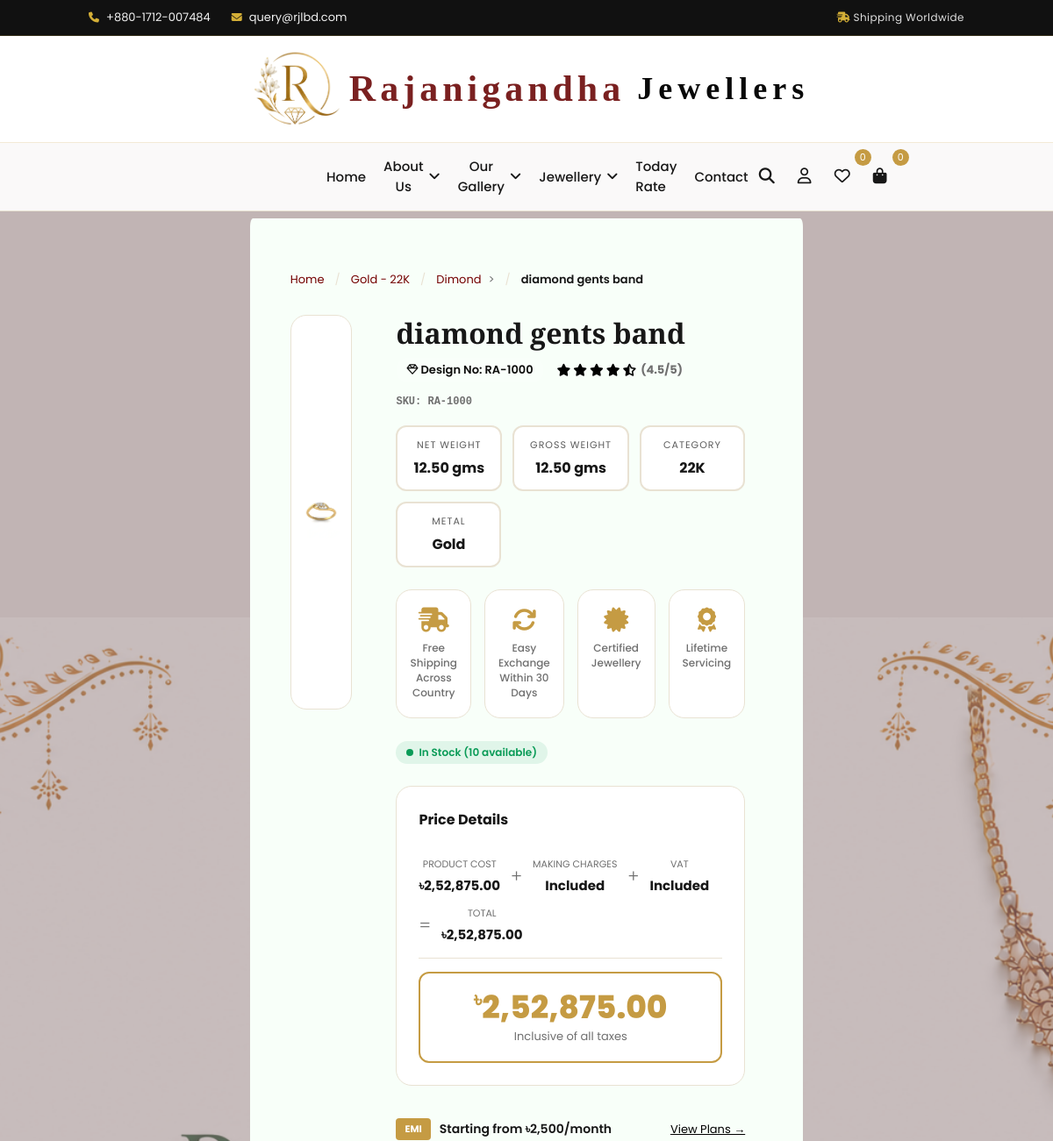
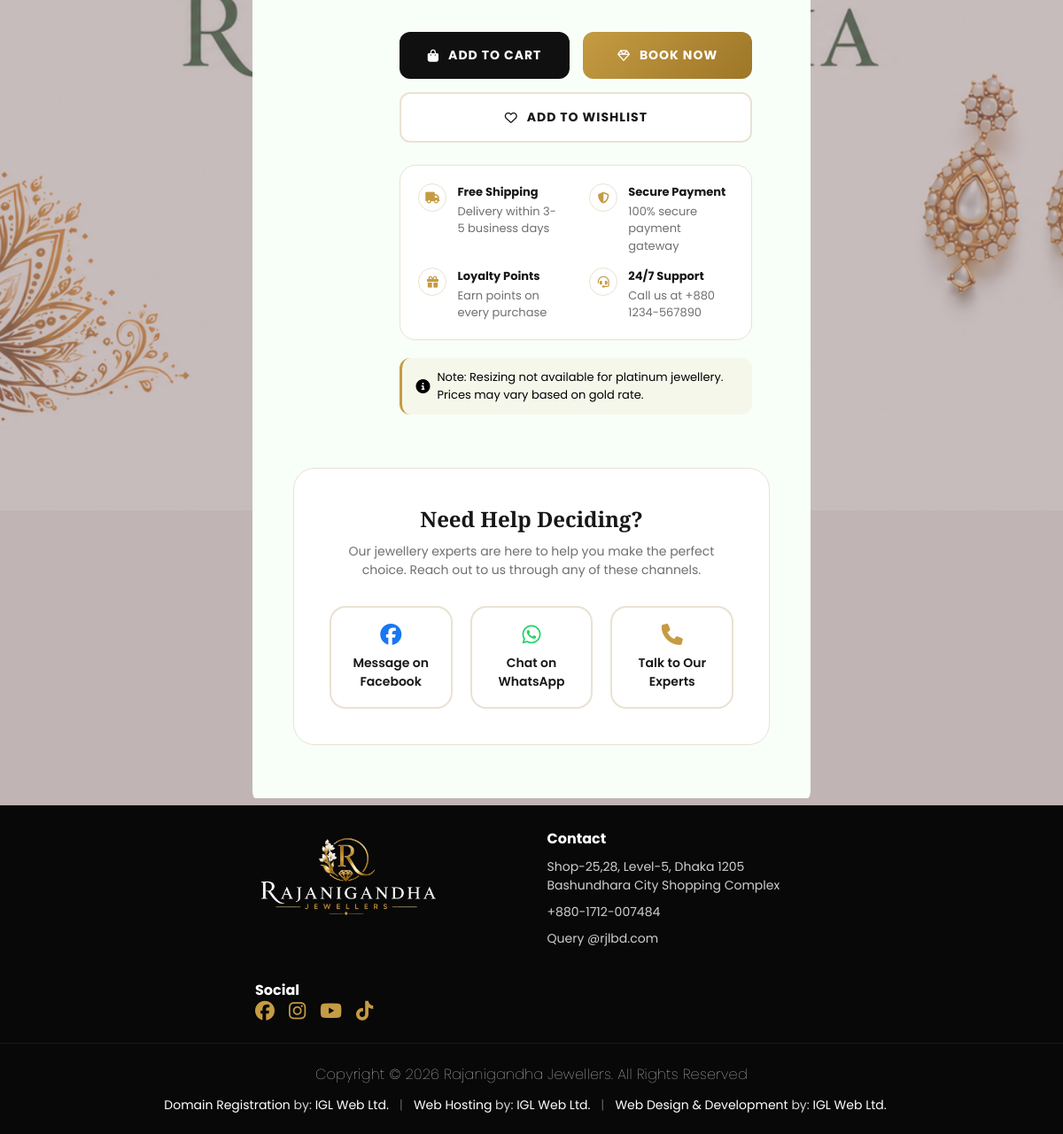
Screenshot of /quick-view/diamond-gents-band/?next=/ with the database file from the repository (2 pictures, top to bottom).
### apps/pages/models.py (models this page shows, shortened)
class Menue(models.Model):
    MENU_TYPES = (
        (1, "Gold"),
        (2, "Diamond"),
        (3, "Silver"),
        (4, "Platinum"),
        (5, "Pearl"),
        (6, "Gemstone"),
    )
    name = models.PositiveIntegerField(
        choices=MENU_TYPES,
        unique=True
    )
    is_visible = models.BooleanField(default=True)
    slug = models.SlugField(unique=True, blank=True, max_length=255)
    order = models.PositiveIntegerField(blank=True, null=True)
    created_at = models.DateTimeField(auto_now_add=True)
    class Meta:
        ordering = ["order", "-id"]

class Category(models.Model):
    CATEGORY_TYPES = (
        (1, "22K"),
        (2, "21K"),
        (3, "18K"),
        (4, "Traditional"),
        (5, "Natural Diamond"),
        (6, "Lab Grown Diamond"),
        (7, "Polki Diamond"),
        (8, "American Diamond"),
        (9, "Bridal Diamond"),
        (10, "950 Platinum"),
        (11, "900 Platinum"),
        (12, "Platinum Bridal"),
        (13, "Couple Band Platinum"),
        (14, "Freshwater Pearl"),
        (15, "Natural Pearl"),
        (16, "Cultured Pearl"),
        (17, "South Sea Pearl"),
        (18, "Ruby"),
        (19, "Emerald"),
        (20, "Sapphire"),
        (21, "Topaz"),
        (22, "Opal"),
        (23, "Amethyst"),
    )
    menue = models.ForeignKey(Menue,on_delete=models.CASCADE,related_name="categories", null=True)
    name = models.PositiveIntegerField(choices=CATEGORY_TYPES)
    is_visible = models.BooleanField(default=True)
    slug = models.SlugField(unique=True,blank=True,max_length=255)
    order = models.PositiveIntegerField(blank=True,null=True)
    created_at = models.DateTimeField(auto_now_add=True)
    price_per_gram = models.DecimalField(max_digits=10,decimal_places=2,blank=True,null=True)
    class Meta:
        ordering = ["order", "-id"]
        unique_together = ("menue", "name")

class SubCategory(models.Model):
    name = models.CharField(max_length=100)
    slug = models.SlugField(unique=True, blank=True, max_length=255)
    order = models.PositiveIntegerField(blank=True, null=True)
    created_at = models.DateTimeField(auto_now_add=True)
    class Meta:
        ordering = ["order", "-id"]

class Product(models.Model):
    menue = models.ForeignKey(
        Menue,
        on_delete=models.CASCADE,
        related_name="products",
        null=True,
        blank=True
    )
    slug = models.SlugField(unique=True, blank=True, max_length=255)
    category = models.ForeignKey(
        Category,
        on_delete=models.CASCADE,
        null=True,
        blank=True,
        related_name="products"
    )
    subcategory = models.ForeignKey(
        SubCategory,
        on_delete=models.SET_NULL,
        null=True,
        blank=True,
        related_name="products"
    )
    name = models.CharField(max_length=150)
    image = models.ImageField(upload_to="products/")
    manual_price_per_gram = models.DecimalField(
        max_digits=10,
        decimal_places=2,
        blank=True,
        null=True
    )
    is_auto_update_price = models.BooleanField(default=True)
    weight = models.DecimalField(
        max_digits=10,
        decimal_places=2,
        help_text="Weight in gram",
        null=True,
        blank=True
    )
    stock = models.PositiveIntegerField(default=0)
    is_available = models.BooleanField(default=True)
    short_description = models.TextField(blank=True)
    sku = models.CharField(max_length=50, unique=True, null=True, blank=True)
    order = models.PositiveIntegerField(blank=True, null=True)
    making_charges = models.DecimalField(max_digits=10, decimal_places=2, default=0)
    vat = models.DecimalField(max_digits=10, decimal_places=2, default=0)
    is_featured = models.BooleanField(default=False)
    is_new_arrival = models.BooleanField(default=False)
    is_best_seller = models.BooleanField(default=False)
    created_at = models.DateTimeField(auto_now_add=True)
    class Meta:
        ordering = ["order", "-id"]
    @property
    def price_per_gram(self):
        if self.is_auto_update_price:
            if self.category and self.category.price_per_gram:
                return self.category.price_per_gram
        if self.manual_price_per_gram:
            return self.manual_price_per_gram
        return Decimal("0")
    @property
    def regular_price(self):
        if self.weight:
            return self.weight * self.price_per_gram
        return Decimal("0")
    @property
    def discount_amount(self):
        return Decimal("0")
    @property
    def final_price(self):
        return self.regular_price + self.making_charges + self.vat - self.discount_amount

### apps/pages/views.py (the view)
# urls.py: path("quick-view/<slug:slug>/",views.quick_view_product,name="quick_view_product"),
def quick_view_product(request, slug):
    product = get_object_or_404(Product, slug=slug)
    if product.image:
        meta_image = request.build_absolute_uri(product.image.url)
    else:
        meta_image = request.build_absolute_uri(
            static("images/logo/logo.png")
        )
    seo = {
        "meta_title": f"{product.name} | Rajanigandha Jewellers",
        "meta_description": product.short_description[:160] if product.short_description else "Premium jewellery collection from Rajanigandha Jewellers.",
        "meta_keywords": f"{product.name}, jewellery, gold, diamond, Rajanigandha Jewellers",
        "meta_url": request.build_absolute_uri(),
        "meta_image": meta_image,
        "meta_image_alt": product.name,
    }
    return render(request, "pages/quick_view.html", {
        "product": product,
        "seo": seo,
        "id": product.id,
        "sku": product.sku or "",
        "name": product.name,
        "description": product.short_description or "",
        "image": product.image.url if product.image else "",
        "price": product.final_price,
        "old_price": product.regular_price,
        "metal": product.menue if product.menue else "",
        "menue_slug": product.menue.slug if product.menue else "",
        "weight": product.weight,
        "stock": product.stock,
        "category": product.category if product.category else "",
        "category_slug": product.category.slug if product.category else "",
        "subcategory": product.subcategory.name if product.subcategory else "",
        "subcategory_slug": product.subcategory.slug if product.subcategory else "",
        "price_per_gram": product.price_per_gram,
        "add_cart_url": f"/add-to-cart/{product.id}/",
        "wishlist_url": f"/wishlist/add/{product.id}/",
        "checkout_url": "/checkout/",
        "next_url": request.GET.get("next", "/"),
    })

### apps/pages/templates/pages/quick_view.html (shortened to what this page needs)
{% extends "base/base.html" %}
{% load custom_filters %}
{% block content %}
<div class="cart_border">
    <button class="close-product" onclick="window.location.href='{{ next_url }}'" title="Close">
</button>
<section class="product-detail-page">
    <nav class="breadcrumb" aria-label="Breadcrumb">
        <a href="{% url 'pages:home' %}">Home</a>
        <span class="separator">/</span>
        {% if menue_slug and category_slug %}
            <a href="{% url 'pages:category_products' menue_slug category_slug %}">
                {{ metal.get_name_display }} - {{ category.get_name_display }}
            </a>
        {% else %}
            <span>{{ metal }} - {{ category }}</span>
        {% endif %}
        <span class="separator">/</span>
        {% if subcategory_slug %}
            <a href="{% url 'pages:subcategory_products' subcategory_slug %}">
                {{ subcategory }}
            </a>
        {% else %}
            <span>{{ subcategory }}</span>
        {% endif %}>
        <span class="separator">/</span>
        <span class="current">{{ name }}</span>
    </nav>
    <div class="detail-grid">
        <div class="detail-image-section">
            <div class="detail-image-box">
                <img src="{{ image }}" alt="{{ name }}" id="mainImage">
            </div>
        </div>
        <div class="detail-info">
            <h1 class="product-title">{{ name }}</h1>
            <div class="product-meta">
                <span class="design-no">
                    <i class="fa-regular fa-gem"></i>
                    Design No: {{ sku }}
                </span>
                <div class="product-rating">
                    <div class="stars">
                        <i class="fa-solid fa-star"></i>
                        <i class="fa-solid fa-star"></i>
                        <i class="fa-solid fa-star"></i>
                        <i class="fa-solid fa-star"></i>
                        <i class="fa-solid fa-star-half-stroke"></i>
                    </div>
                    <span class="rating-count">(4.5/5)</span>
                </div>
                <span class="product-sku">SKU: {{ sku }}</span>
            </div>
            <div class="weight-row">
                <div class="weight-box">
                    <div class="label">Net Weight</div>
                    <div class="value">{{ weight }} gms</div>
                </div>
                <div class="weight-box">
                    <div class="label">Gross Weight</div>
                    <div class="value">{{ weight }} gms</div>
                </div>
                <div class="weight-box">
                    <div class="label">Category</div>
                    <div class="value">{{ category.get_name_display }}</div>
                </div>
                <div class="weight-box">
                    <div class="label">Metal</div>
                    <div class="value">{{ metal.get_name_display|default:"Gold" }}</div>
                </div>
            </div>
            <div class="feature-row">
                <div class="feature-card">
                    <i class="fa-solid fa-truck-fast"></i>
                    <span>Free Shipping<br>Across Country</span>
                </div>
                <div class="feature-card">
                    <i class="fa-solid fa-arrows-rotate"></i>
                    <span>Easy Exchange<br>Within 30 Days</span>
                </div>
                <div class="feature-card">
                    <i class="fa-solid fa-certificate"></i>
                    <span>Certified<br>Jewellery</span>
                </div>
                <div class="feature-card">
                    <i class="fa-solid fa-award"></i>
                    <span>Lifetime<br>Servicing</span>
                </div>
            </div>
            <div class="stock-status {% if stock > 0 %}in-stock{% else %}out-of-stock{% endif %}">
                <span class="dot"></span>
                {% if stock > 0 %}
                    In Stock ({{ stock }} available)
                {% else %}
                    Out of Stock
                {% endif %}
            </div>
            <div class="price-section">
                <div class="price-header">
                    <h4>Price Details</h4>
                </div>
                <div class="price-breakdown">
                    <div class="price-item">
                        <div class="label">Product Cost</div>
                        <div class="amount">৳{{ old_price|bd_currency }}</div>
                    </div>
                    <span class="price-separator">+</span>
                    <div class="price-item">
                        <div class="label">Making Charges</div>
                        <div class="amount">Included</div>
                    </div>
                    <span class="price-separator">+</span>
                    <div class="price-item">
                        <div class="label">VAT</div>
                        <div class="amount">Included</div>
                    </div>
                    <span class="price-separator">=</span>
                    <div class="price-item">
                        <div class="label">Total</div>
                        <div class="amount">৳{{ price|bd_currency }}</div>
                    </div>
                </div>
                <div class="final-price-box">
                    <div class="final-price">
                        <span class="currency">৳</span>{{ price|bd_currency }}
                    </div>
                    <div style="font-size:13px;color:var(--text-light);margin-top:5px;">
                        Inclusive of all taxes
                    </div>
                </div>
            </div>
            <div class="emi-section">
                <span class="emi-badge">EMI</span>
                <span class="emi-text">Starting from ৳{{ emi_price|default:"2,500" }}/month</span>
                <span class="emi-link" onclick="showEMIPlans()">View Plans →</span>
            </div>
            <div class="action-row">
                <button
                    class="detail-btn add-to-cart-btn add-cart-btn"
                    data-url="{{ add_cart_url }}">
                    <i class="fa-solid fa-bag-shopping"></i>
                    Add To Cart
                </button>
                <button
                    class="detail-btn buy-now-btn"
                    data-url="{{ add_cart_url }}"
                    data-checkout="{{ checkout_url }}">
                    <i class="fa-regular fa-gem"></i>
                    Book Now
                </button>
                <button
                    class="detail-btn wishlist-btn add-wishlist-btn"
                    data-url="{{ wishlist_url }}">
                    <i class="fa-regular fa-heart"></i>
                    Add to Wishlist
                </button>
            </div>
            <div class="info-grid">
                <div class="info-item">
                    <i class="fa-solid fa-truck"></i>
                    <div class="info-content">
                        <strong>Free Shipping</strong>
                        Delivery within 3-5 business days
                    </div>
                </div>
                <div class="info-item">
                    <i class="fa-solid fa-shield-halved"></i>
                    <div class="info-content">
                        <strong>Secure Payment</strong>
                        100% secure payment gateway
                    </div>
                </div>
                <div class="info-item">
                    <i class="fa-solid fa-gift"></i>
                    <div class="info-content">
                        <strong>Loyalty Points</strong>
                        Earn points on every purchase
                    </div>
                </div>
                <div class="info-item">
                    <i class="fa-solid fa-headset"></i>
                    <div class="info-content">
                        <strong>24/7 Support</strong>
                        Call us at +880 1234-567890
                    </div>
                </div>
            </div>
            <div class="product-note">
                <i class="fa-solid fa-circle-info"></i>
                <span>{{ note|default:"Note: Resizing not available for platinum jewellery. Prices may vary based on gold rate." }}</span>
            </div>
        </div>
    </div>
    <div class="help-section">
        <h3>Need Help Deciding?</h3>
        <p>Our jewellery experts are here to help you make the perfect choice. Reach out to us through any of these channels.</p>
        <div class="help-buttons">
            <a href="#" class="help-btn facebook">
                <i class="fa-brands fa-facebook"></i>
                <span>Message on Facebook</span>
            </a>
            <a href="https://wa.me/your_number" class="help-btn whatsapp" target="_blank">
                <i class="fa-brands fa-whatsapp"></i>
                <span>Chat on WhatsApp</span>
            </a>
            <a href="tel:+8801234567890" class="help-btn phone">
                <i class="fa-solid fa-phone"></i>
                <span>Talk to Our Experts</span>
            </a>
        </div>
    </div>
</section>
</div>
{% endblock content %}

### rows the page displays
Menue: name "Gold"
Category: name "22K"
SubCategory: name "Dimond"
Product: name "diamond gents band", sku "RA-1000", weight "12.50"

### other values shown
{{ wishlist_count|default:0 }} "0"
{{ cart_count|default:0 }} "0"
{{ stock }} "10"
{{ old_price|bd_currency }} "2,52,875.00"
{{ price|bd_currency }} "2,52,875.00"
{{ emi_price|default:"2,500" }} "2,500"
